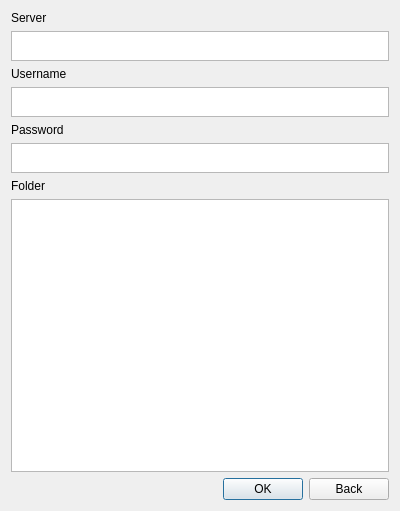
<?xml version="1.0" encoding="UTF-8"?>
<ui version="4.0">
 <class>Form</class>
 <widget class="QWidget" name="Form">
  <property name="geometry">
   <rect>
    <x>0</x>
    <y>0</y>
    <width>400</width>
    <height>511</height>
   </rect>
  </property>
  <property name="windowTitle">
   <string>Form</string>
  </property>
  <layout class="QVBoxLayout" name="verticalLayout" stretch="0,0,0,0,0,0,0,0,0">
   <item>
    <widget class="QLabel" name="serverLabel">
     <property name="text">
      <string>Server</string>
     </property>
    </widget>
   </item>
   <item>
    <widget class="QTextEdit" name="server">
     <property name="maximumSize">
      <size>
       <width>16777215</width>
       <height>30</height>
      </size>
     </property>
    </widget>
   </item>
   <item>
    <widget class="QLabel" name="userNameLabel">
     <property name="text">
      <string>Username</string>
     </property>
    </widget>
   </item>
   <item>
    <widget class="QTextEdit" name="username">
     <property name="maximumSize">
      <size>
       <width>16777215</width>
       <height>30</height>
      </size>
     </property>
    </widget>
   </item>
   <item>
    <widget class="QLabel" name="passwordLabel">
     <property name="text">
      <string>Password</string>
     </property>
    </widget>
   </item>
   <item>
    <widget class="QTextEdit" name="password">
     <property name="maximumSize">
      <size>
       <width>16777215</width>
       <height>30</height>
      </size>
     </property>
     <property name="autoFillBackground">
      <bool>false</bool>
     </property>
    </widget>
   </item>
   <item>
    <widget class="QLabel" name="folderLabel">
     <property name="text">
      <string>Folder</string>
     </property>
    </widget>
   </item>
   <item>
    <widget class="QTreeView" name="treeView">
     <property name="minimumSize">
      <size>
       <width>0</width>
       <height>250</height>
      </size>
     </property>
    </widget>
   </item>
   <item>
    <widget class="QWidget" name="horizontalLayoutWidget" native="true">
     <layout class="QHBoxLayout" name="horizontalLayout" stretch="0,0,0">
      <property name="leftMargin">
       <number>0</number>
      </property>
      <property name="topMargin">
       <number>0</number>
      </property>
      <property name="rightMargin">
       <number>0</number>
      </property>
      <property name="bottomMargin">
       <number>0</number>
      </property>
      <item>
       <spacer name="horizontalSpacer">
        <property name="orientation">
         <enum>Qt::Horizontal</enum>
        </property>
        <property name="sizeHint" stdset="0">
         <size>
          <width>223</width>
          <height>20</height>
         </size>
        </property>
       </spacer>
      </item>
      <item>
       <widget class="QPushButton" name="okButton">
        <property name="text">
         <string>OK</string>
        </property>
        <property name="autoDefault">
         <bool>true</bool>
        </property>
        <property name="default">
         <bool>true</bool>
        </property>
        <property name="flat">
         <bool>false</bool>
        </property>
       </widget>
      </item>
      <item>
       <widget class="QPushButton" name="backButton">
        <property name="text">
         <string>Back</string>
        </property>
        <property name="flat">
         <bool>false</bool>
        </property>
       </widget>
      </item>
     </layout>
    </widget>
   </item>
  </layout>
 </widget>
 <resources/>
 <connections/>
</ui>
